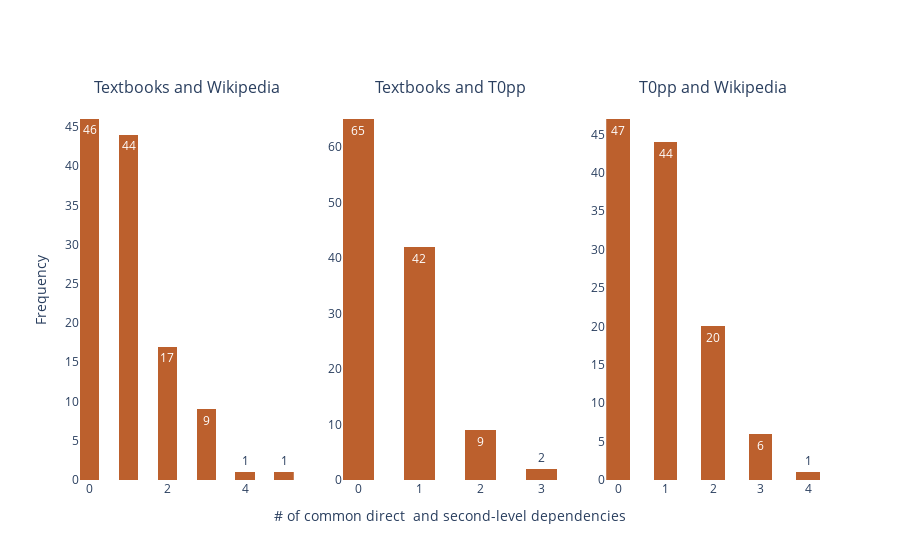

Notebook code cell kept with this figure:
### Code cell
fig = make_subplots(rows=1, cols=3,subplot_titles=("Textbooks and Wikipedia","Textbooks and T0pp", "T0pp and Wikipedia"))

trace0 = go.Histogram(x=deps.loc[filter,'num_common_tb_wiki2'],texttemplate="%{y}",marker_color = "#BC602D",xbins_size=0.5)
trace1 = go.Histogram(x=deps.loc[filter,'num_common_tb_llm2'],texttemplate="%{y}",marker_color = "#BC602D",xbins_size=0.5)
trace2 = go.Histogram(x=deps.loc[filter,'num_common_llm_wiki2'],texttemplate="%{y}",marker_color = "#BC602D",xbins_size=0.5)

fig.append_trace(trace0, 1, 1)
fig.append_trace(trace1, 1, 2)
fig.append_trace(trace2, 1, 3)

#fig.update_xaxes(title_text="# of common direct+2nd-level dependencies",  row=1, col=1)
fig.update_yaxes(title_text="Frequency", row=1, col=1)
fig.update_xaxes(title_text="# of common direct  and second-level dependencies",  row=1, col=2)
#fig.update_xaxes(title_text="# of common direct+2nd-level dependencies",  row=1, col=3)

fig.update_layout({
"plot_bgcolor": "rgba(0, 0, 0, 0)",
"paper_bgcolor": "rgba(0, 0, 0, 0)",
}, showlegend=False)

fig.show()

### Figure 1 — Plotly figure (JSON) as saved in the notebook; plotly's stock layout.template omitted (floating-point values rounded to 4 significant figures)
{"data": [{"marker": {"color": "#BC602D"}, "texttemplate": "%{y}", "type": "histogram", "x": [1, 1, 0, 0, 1, 0, 1, 1, 1, 0, 0, 1, 1, 5, 0, 1, 0, 3, 2, 1, 0, 1, 1, 2, 0, 1, 0, 0, 2, 1, 1, 1, 0, 0, 1, 0, 1, 3, 2, 0, 1, 0, 3, 0, 1, 1, 3, 1, 0, 0, 1, 1, 0, 2, 2, 3, 1, 3, 1, 0, 0, 1, 3, 1, 2, 1, 0, 0, 1, 0, 1, 0, 2, 0, 3, 1, 2, 1, 0, 0, 1, 2, 2, 1, 1, 0, 0, 2, 0, 0, 0, 1, 1, 1, 0, 4, 0, 0, 1, 2, 0, 0, 0, 1, 0, 0, 0, 1, 0, 3, 0, 0, 2, 2, 1, 1, 2, 2], "xaxis": "x", "xbins": {"size": 0.5}, "yaxis": "y"}, {"marker": {"color": "#BC602D"}, "texttemplate": "%{y}", "type": "histogram", "x": [2, 1, 0, 0, 1, 0, 0, 0, 1, 0, 0, 1, 0, 0, 0, 1, 0, 1, 0, 1, 0, 0, 0, 2, 1, 0, 1, 0, 1, 1, 0, 0, 0, 0, 0, 1, 0, 1, 1, 1, 1, 0, 0, 0, 0, 1, 1, 1, 1, 1, 0, 1, 1, 0, 1, 0, 1, 3, 2, 0, 1, 1, 0, 1, 2, 0, 0, 0, 0, 1, 1, 2, 0, 0, 3, 0, 1, 2, 1, 0, 1, 0, 2, 1, 1, 0, 1, 0, 0, 0, 1, 0, 0, 1, 0, 0, 0, 0, 0, 0, 0, 0, 1, 0, 1, 0, 0, 0, 0, 2, 1, 0, 0, 0, 0, 1, 0, 2], "xaxis": "x2", "xbins": {"size": 0.5}, "yaxis": "y2"}, {"marker": {"color": "#BC602D"}, "texttemplate": "%{y}", "type": "histogram", "x": [1, 2, 0, 0, 3, 1, 0, 0, 1, 1, 0, 1, 0, 0, 3, 0, 0, 2, 3, 1, 0, 1, 1, 2, 1, 0, 2, 2, 1, 0, 1, 3, 2, 1, 0, 1, 0, 1, 2, 1, 1, 0, 1, 0, 0, 1, 2, 1, 0, 0, 0, 1, 1, 2, 1, 4, 1, 2, 2, 0, 1, 1, 1, 3, 2, 1, 0, 0, 1, 1, 1, 0, 0, 0, 3, 1, 1, 1, 0, 1, 2, 2, 1, 1, 2, 0, 0, 0, 1, 0, 0, 0, 0, 2, 1, 1, 0, 0, 0, 0, 0, 0, 0, 1, 0, 0, 0, 1, 0, 2, 0, 2, 0, 1, 2, 1, 1, 2], "xaxis": "x3", "xbins": {"size": 0.5}, "yaxis": "y3"}], "layout": {"annotations": [{"font": {"size": 16}, "showarrow": false, "text": "Textbooks and Wikipedia", "x": 0.1444, "xanchor": "center", "xref": "paper", "y": 1, "yanchor": "bottom", "yref": "paper"}, {"font": {"size": 16}, "showarrow": false, "text": "Textbooks and T0pp", "x": 0.5, "xanchor": "center", "xref": "paper", "y": 1, "yanchor": "bottom", "yref": "paper"}, {"font": {"size": 16}, "showarrow": false, "text": "T0pp and Wikipedia", "x": 0.8556, "xanchor": "center", "xref": "paper", "y": 1, "yanchor": "bottom", "yref": "paper"}], "paper_bgcolor": "rgba(0, 0, 0, 0)", "plot_bgcolor": "rgba(0, 0, 0, 0)", "showlegend": false, "xaxis": {"anchor": "y", "domain": [0, 0.2889]}, "xaxis2": {"anchor": "y2", "domain": [0.3556, 0.6444], "title": {"text": "# of common direct  and second-level dependencies"}}, "xaxis3": {"anchor": "y3", "domain": [0.7111, 1]}, "yaxis": {"anchor": "x", "domain": [0, 1], "title": {"text": "Frequency"}}, "yaxis2": {"anchor": "x2", "domain": [0, 1]}, "yaxis3": {"anchor": "x3", "domain": [0, 1]}}}
